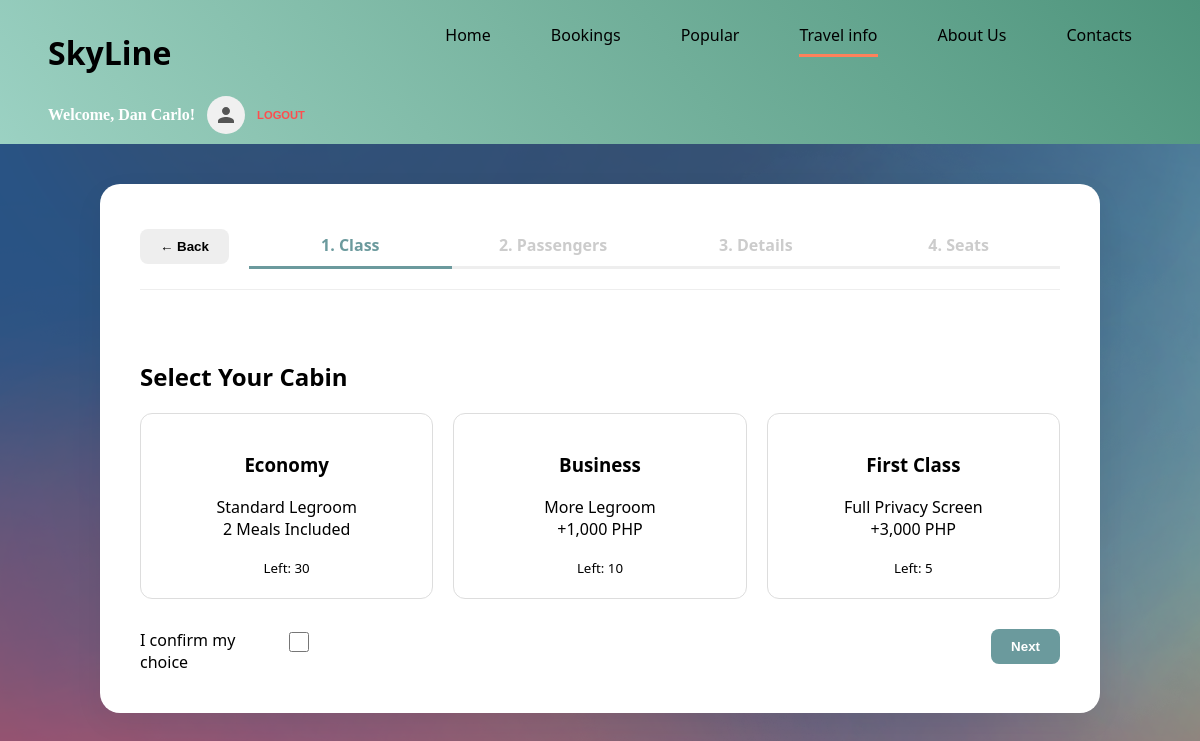
/checkout/2 (signed in), run on the app's committed database.
### app.py (models this page shows)
class Flight(db.Model):
    id = db.Column(db.Integer, primary_key=True)
    from_country = db.Column(db.String(50), nullable=False)
    from_city = db.Column(db.String(50), nullable=False)
    to_country = db.Column(db.String(50), nullable=False)
    to_city = db.Column(db.String(50), nullable=False)
    dep_date = db.Column(db.String(20), nullable=False)
    dep_time = db.Column(db.String(20), nullable=False)
    ret_date = db.Column(db.String(20), nullable=False)
    ret_time = db.Column(db.String(20), nullable=False)
    duration = db.Column(db.String(20), nullable=False)
    tickets_economy = db.Column(db.Integer)
    tickets_business = db.Column(db.Integer)
    tickets_first = db.Column(db.Integer)
    price = db.Column(db.Float, nullable=False)
    promo_code = db.Column(db.String(50), nullable=False)
    trip_type=db.Column(db.String(50), nullable=False)

### app.py (the view)
@app.route('/checkout/<int:flight_id>', methods=['GET', 'POST'])
def checkout(flight_id):
    flight = Flight.query.get_or_404(flight_id)
    return render_template('checkout.html', flight=flight, calc_arrival=calculate_arrival)

### templates/checkout.html (shortened to what this page needs)
<!DOCTYPE html>
<html lang="en">
<head>
    <link rel="stylesheet" href="{{ url_for('static', filename='style.css') }}">
    <link rel="stylesheet" href="{{ url_for('static', filename='checkout.css') }}">
</head>
<body>
<div class="nav">
            <div class="logo"><h1>SkyLine</h1></div>
            <ul class="nav-container">
                <li class="nav-buttons"><a href="{{ url_for('index') }}">Home<hr class="n1"></a></li>
                <li class="nav-buttons"><a href="{{ url_for('booking') }}">Bookings<hr class="n2"></a></li>
                <li class="nav-buttons"><a href="#">Popular<hr class="n3"></a></li>
                <li class="nav-buttons">
                    <a href="#">Travel info<hr class="n3" style="width: 100%;"></a>
                </li>
                <li class="nav-buttons"><a href="{{ url_for('about') }}#about">About Us<hr class="n4"></a></li>
                <li class="nav-buttons"><a href="{{ url_for('contact') }}#contact">Contacts<hr class="n5"></a></li>
            </ul>
            <div class="nav-auth">
                    {% if session['user_id'] %}
                        <div class="user-profile" style="display: flex; align-items: center; gap: 12px;">
                            <span class="user-name" style="color: white; font-family: 'Bookman Old Style'; font-weight: bold;">
                                Welcome, {{ session['first_name'] }}!
                            </span>
                            <div class="avatar-circle" style="width: 38px; height: 38px; background-color: #f0f0f0; border-radius: 50%; display: flex; align-items: center; justify-content: center;">
                                <svg viewBox="0 0 24 24" fill="#555" width="24px" height="24px">
                                    <path d="M12 12c2.21 0 4-1.79 4-4s-1.79-4-4-4-4 1.79-4 4 1.79 4 4 4zm0 2c-2.67 0-8 1.34-8 4v2h16v-2c0-2.66-5.33-4-8-4z"/>
                                </svg>
                            </div>
                            <a href="{{ url_for('logout') }}" style="color: #ff4d4d; font-size: 0.7rem; text-decoration: none; text-transform: uppercase; font-family: sans-serif; font-weight: bold;">Logout</a>
                        </div>
                    {% else %}
                        <button class="log-in">
                            <a style="font-family: 'Bookman Old Style';" href="{{ url_for('login') }}">Log In</a>
                        </button>
                    {% endif %}
            </div>
        </div>
<div class="booking-wrapper">
    <div class="nav-header">
        <button class="back-btn" onclick="goBack()">← Back</button>
        <div class="step-tabs">
            <div class="tab active" id="t1">1. Class</div>
            <div class="tab" id="t2">2. Passengers</div>
            <div class="tab" id="t3">3. Details</div>
            <div class="tab" id="t4">4. Seats</div>
        </div>
    </div>
    <form id="master_booking_form" action="{{ url_for('process_booking', flight_id=flight.id) }}" method="POST">
        <div class="step-content active" id="step1">
            <h2>Select Your Cabin</h2>
            <div class="tier-container">
                <div class="tier-box" onclick="setTier('economy', 0)">
                    <h3>Economy</h3>
                    <p>Standard Legroom<br>2 Meals Included</p>
                    <small>Left: {{ flight.tickets_economy }}</small>
                </div>
                <div class="tier-box" onclick="setTier('business', 1000)">
                    <h3>Business</h3>
                    <p>More Legroom<br>+1,000 PHP</p>
                    <small>Left: {{ flight.tickets_business }}</small>
                </div>
                <div class="tier-box" onclick="setTier('first', 3000)">
                    <h3>First Class</h3>
                    <p>Full Privacy Screen<br>+3,000 PHP</p>
                    <small>Left: {{ flight.tickets_first }}</small>
                </div>
            </div>
            <div style="display: inline-flex; height: fit-content;"><p style="width: 145px; padding: 0;margin: 0;">I confirm my choice</p><input type="checkbox" id="c1" style="padding: 0; height: 20px; width:20px;"> </div>
            <button type="button" class="back-btn" style="float:right; background:var(--primary); color:white;" onclick="nextStep(2)">Next</button>
        </div>
    </form>
</div>
</body>
</html>

### static/style.css (style rules this page uses)
html, body { margin: 0; padding: 0; background-color: rgb(255, 255, 255); font-family: 'Franklin Gothic Medium'; scroll-behavior: smooth; overflow-x: hidden; width: 100%; }
* { box-sizing: border-box; }
.nav { width: 100%; height: auto; min-height: 60px; background-image: linear-gradient(50deg, #b5eed1d0, #4e947c); display: flex; flex-wrap: wrap; align-items: center; justify-content: space-between; padding: 10px 4%; margin: 0 0; overflow: visible; }
.nav hr { height: 3px; border: none; background-color: #ff815b; width: 0px; transition: width 0.3s ease-out; }
.logo { margin: auto 0; }
.nav-container { width: auto; max-width: 100%; display: flex; gap: 20px; margin-top: 0; }
.nav-container, .nav-buttons, a { text-decoration: none; list-style-type: none; color: black; }
.nav-buttons { position: relative; list-style: none; padding: 10px 20px; }

### static/checkout.css (style rules this page uses)
:root { --primary: #6b9a9d; --secondary: #4a6d70; --accent: #ff99cc; --occupied: #ff4d4d; --bg: #f0f4f4; }
body { background-image: url(images/booking.webp); font-family: 'Segoe UI', sans-serif; margin: 0; min-height: 120vh; }
.nav-header { display: flex; align-items: center; margin-bottom: 30px; gap: 20px; border-bottom: 1px solid #eee; padding-bottom: 20px; }
.back-btn { background: #eee; border: none; padding: 10px 20px; border-radius: 8px; cursor: pointer; font-weight: bold; transition: 0.3s; }
.booking-wrapper { max-width: 1000px; margin: 40px auto; padding: 40px; border-radius: 20px; background-color: rgb(255, 255, 255); box-shadow: 0 10px 30px rgba(0, 0, 0, 0.05); min-height: fit-content; }
.step-tabs { flex-grow: 1; display: flex; justify-content: space-around; }
.tab { padding: 10px; font-weight: bold; color: #ccc; border-bottom: 3px solid #eee; transition: 0.3s; flex: 1; text-align: center; }
.tab.active { color: var(--primary); border-bottom: 3px solid var(--primary); }
.step-content { display: none; padding-top: 20px; }
.step-content.active { display: block; }
.tier-container { display: flex; gap: 20px; margin-bottom: 30px; }
.tier-box { flex: 1; border: 1px solid #ddd; padding: 20px; border-radius: 12px; cursor: pointer; text-align: center; transition: 0.3s; }
input, select { padding: 12px; border: 1px solid #ddd; border-radius: 8px; width: 100%; }

### data on the page
Flight: tickets_economy "30", tickets_business "10", tickets_first "5"

### other printed values
{{ session['first_name'] }} "Dan Carlo"
